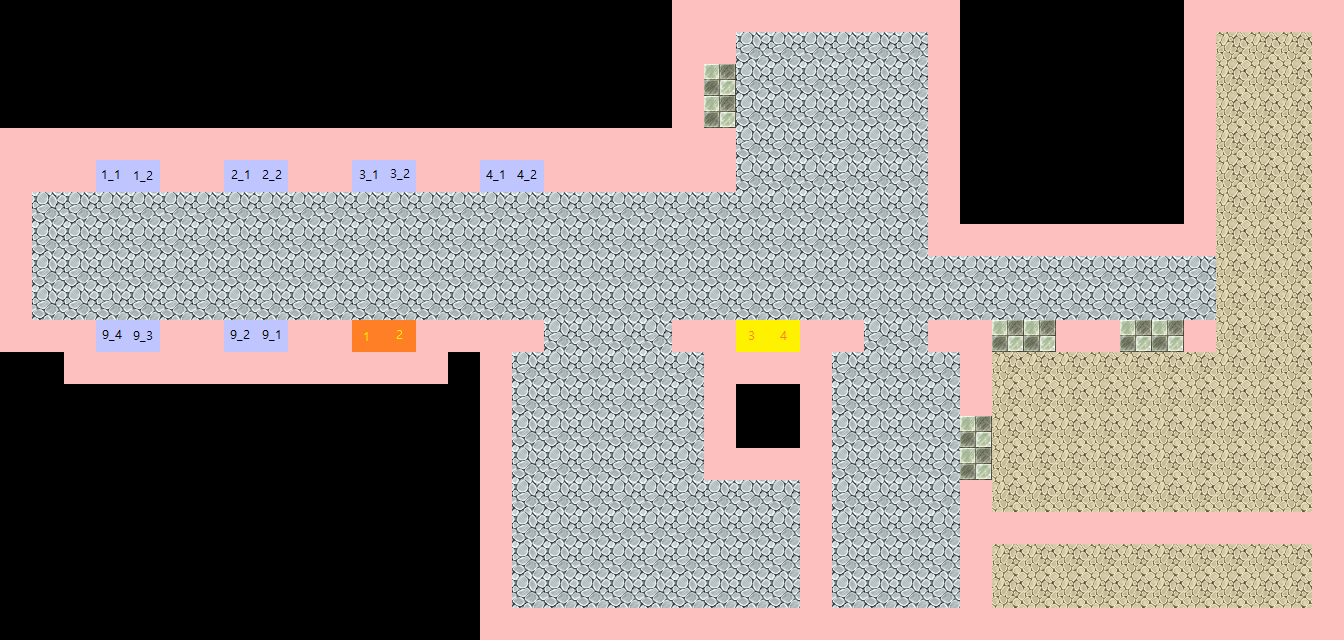

Rendered tile map (Tiled .tmx) drawn with the repository's tilesets; below, a short description and the map source with its tile grids summarised:
An orthogonal 42x20 tile map with 32x32 px tiles, 3 tile layers (Background, Items, MetaInfo), 2 tilesets and 19 objects (003_01, 005_01, 001_01, 004_01, 002_01, ...).

<map version="1.2" tiledversion="1.2.2" orientation="orthogonal" renderorder="right-down" width="42" height="20" tilewidth="32" tileheight="32" infinite="0" nextlayerid="5" nextobjectid="137">
 <tileset firstgid="1" name="Meta" tilewidth="32" tileheight="32" spacing="1" margin="1" tilecount="60" columns="12">
  <image source="metaset.png" width="397" height="166" />
  <tile id="0">
   <properties>
    <property name="Wall" value="YES" />
   </properties>
  </tile>
  <tile id="1">
   <properties>
    <property name="Items" value="YES" />
   </properties>
  </tile>
  <tile id="2">
   <properties>
    <property name="Destination" value="TileMaps/LectureRoom_801.tmx" />
    <property name="Entrance" value="YES" />
   </properties>
  </tile>
  <tile id="3">
   <properties>
    <property name="Destination" value="TileMaps/LectureRoom_802.tmx" />
    <property name="Entrance" value="YES" />
   </properties>
  </tile>
  <tile id="4">
   <properties>
    <property name="Destination" value="TileMaps/LectureRoom_803.tmx" />
    <property name="Entrance" value="YES" />
   </properties>
  </tile>
  <tile id="5">
   <properties>
    <property name="Destination" value="TileMaps/LectureRoom_804.tmx" />
    <property name="Entrance" value="YES" />
   </properties>
  </tile>
  <tile id="12">
   <properties>
    <property name="Code" value="1" />
    <property name="Destination" value="001" />
    <property name="Entrance" value="YES" />
   </properties>
  </tile>
  <tile id="13">
   <properties>
    <property name="Code" value="1" />
    <property name="Destination" value="002" />
    <property name="Entrance" value="YES" />
   </properties>
  </tile>
  <tile id="14">
   <properties>
    <property name="Code" value="1" />
    <property name="Destination" value="003" />
    <property name="Entrance" value="YES" />
   </properties>
  </tile>
  <tile id="15">
   <properties>
    <property name="Code" value="1" />
    <property name="Destination" value="004" />
    <property name="Entrance" value="YES" />
   </properties>
  </tile>
  <tile id="16">
   <properties>
    <property name="Code" value="1" />
    <property name="Destination" value="005" />
    <property name="Entrance" value="YES" />
   </properties>
  </tile>
  <tile id="17">
   <properties>
    <property name="Code" value="1" />
    <property name="Destination" value="006" />
    <property name="Entrance" value="YES" />
   </properties>
  </tile>
  <tile id="18">
   <properties>
    <property name="Code" value="1" />
    <property name="Destination" value="007" />
    <property name="Entrance" value="YES" />
   </properties>
  </tile>
  <tile id="19">
   <properties>
    <property name="Code" value="1" />
    <property name="Destination" value="008" />
    <property name="Entrance" value="YES" />
   </properties>
  </tile>
  <tile id="20">
   <properties>
    <property name="Code" value="1" />
    <property name="Destination" value="009" />
    <property name="Entrance" value="YES" />
   </properties>
  </tile>
  <tile id="21">
   <properties>
    <property name="Code" value="1" />
   </properties>
  </tile>
  <tile id="24">
   <properties>
    <property name="Code" value="2" />
    <property name="Destination" value="001" />
    <property name="Entrance" value="YES" />
   </properties>
  </tile>
  <tile id="25">
   <properties>
    <property name="Code" value="2" />
    <property name="Destination" value="002" />
    <property name="Entrance" value="YES" />
   </properties>
  </tile>
  <tile id="26">
   <properties>
    <property name="Code" value="2" />
    <property name="Destination" value="003" />
    <property name="Entrance" value="YES" />
   </properties>
  </tile>
  <tile id="27">
   <properties>
    <property name="Code" value="2" />
    <property name="Destination" value="004" />
    <property name="Entrance" value="YES" />
   </properties>
  </tile>
  <tile id="28">
   <properties>
    <property name="Code" value="2" />
    <property name="Destination" value="005" />
    <property name="Entrance" value="YES" />
   </properties>
  </tile>
  <tile id="29">
   <properties>
    <property name="Code" value="2" />
    <property name="Destination" value="006" />
    <property name="Entrance" value="YES" />
   </properties>
  </tile>
  <tile id="30">
   <properties>
    <property name="Code" value="2" />
    <property name="Destination" value="007" />
    <property name="Entrance" value="YES" />
   </properties>
  </tile>
  <tile id="31">
   <properties>
    <property name="Code" value="2" />
    <property name="Destination" value="008" />
    <property name="Entrance" value="YES" />
   </properties>
  </tile>
  <tile id="32">
   <properties>
    <property name="Code" value="2" />
    <property name="Destination" value="009" />
    <property name="Entrance" value="YES" />
   </properties>
  </tile>
  <tile id="33">
   <properties>
    <property name="Code" value="2" />
   </properties>
  </tile>
  <tile id="36">
   <properties>
    <property name="Code" value="1" />
    <property name="Destination" value="toiret" />
    <property name="Entrance" value="YES" />
   </properties>
  </tile>
  <tile id="37">
   <properties>
    <property name="Code" value="1" />
    <property name="Destination" value="stair" />
    <property name="Entrance" value="YES" />
   </properties>
  </tile>
  <tile id="38">
   <properties>
    <property name="Code" value="3" />
   </properties>
  </tile>
  <tile id="39">
   <properties>
    <property name="Code" value="3" />
   </properties>
  </tile>
  <tile id="40">
   <properties>
    <property name="Code" value="3" />
    <property name="Destination" value="005" />
    <property name="Entrance" value="YES" />
   </properties>
  </tile>
  <tile id="41">
   <properties>
    <property name="Code" value="3" />
    <property name="Destination" value="006" />
    <property name="Entrance" value="YES" />
   </properties>
  </tile>
  <tile id="42">
   <properties>
    <property name="Code" value="3" />
    <property name="Destination" value="007" />
    <property name="Entrance" value="YES" />
   </properties>
  </tile>
  <tile id="43">
   <properties>
    <property name="Code" value="3" />
   </properties>
  </tile>
  <tile id="44">
   <properties>
    <property name="Code" value="3" />
    <property name="Destination" value="009" />
    <property name="Entrance" value="YES" />
   </properties>
  </tile>
  <tile id="45">
   <properties>
    <property name="Code" value="3" />
   </properties>
  </tile>
  <tile id="48">
   <properties>
    <property name="Code" value="2" />
    <property name="Destination" value="toiret" />
    <property name="Entrance" value="YES" />
   </properties>
  </tile>
  <tile id="49">
   <properties>
    <property name="Code" value="2" />
    <property name="Destination" value="stair" />
    <property name="Entrance" value="YES" />
   </properties>
  </tile>
  <tile id="50">
   <properties>
    <property name="Code" value="4" />
   </properties>
  </tile>
  <tile id="51">
   <properties>
    <property name="Code" value="4" />
   </properties>
  </tile>
  <tile id="52">
   <properties>
    <property name="Code" value="4" />
    <property name="Destination" value="005" />
    <property name="Entrance" value="YES" />
   </properties>
  </tile>
  <tile id="53">
   <properties>
    <property name="Code" value="4" />
    <property name="Destination" value="006" />
    <property name="Entrance" value="YES" />
   </properties>
  </tile>
  <tile id="54">
   <properties>
    <property name="Code" value="4" />
    <property name="Destination" value="007" />
    <property name="Entrance" value="YES" />
   </properties>
  </tile>
  <tile id="55">
   <properties>
    <property name="Code" value="4" />
   </properties>
  </tile>
  <tile id="56">
   <properties>
    <property name="Code" value="4" />
    <property name="Destination" value="009" />
    <property name="Entrance" value="YES" />
   </properties>
  </tile>
  <tile id="57">
   <properties>
    <property name="Code" value="4" />
   </properties>
  </tile>
 </tileset>
 <tileset firstgid="61" name="RPGmaker tile" tilewidth="32" tileheight="32" tilecount="2016" columns="32">
  <image source="RPGmaker tile.png" width="1024" height="2016" />
 </tileset>
 <layer id="1" name="Background" width="42" height="20">
  <properties>
   <property name="Address" value="TileMaps/KonyangUniv.Daejeon/JukhunDigitalFacilitie/floor_01/" />
  </properties>
  <data>[840 cells, 541 non-empty, 6 distinct tile ids]</data>
 </layer>
 <objectgroup id="2" name="Objects">
  <properties>
   <property name="Name" value="죽헌정보관 1층" />
   <property name="Place" value="floor" />
  </properties>
  <object id="75" name="003_01" x="352" y="160" width="32" height="32" />
  <object id="76" name="005_01" x="704" y="96" width="32" height="32" />
  <object id="77" name="001_01" x="96" y="160" width="32" height="32" />
  <object id="79" name="004_01" x="480" y="160" width="32" height="32" />
  <object id="80" name="002_01" x="224" y="160" width="32" height="32" />
  <object id="81" name="SpawnPoint" x="544" y="256" width="32" height="32" />
  <object id="82" name="001_02" x="128" y="160" width="32" height="32" />
  <object id="83" name="002_02" x="256" y="160" width="32" height="32" />
  <object id="84" name="003_02" x="384" y="160" width="32" height="32" />
  <object id="85" name="004_02" x="512" y="160" width="32" height="32" />
  <object id="86" name="005_02" x="704" y="64" width="32" height="32" />
  <object id="98" name="stair_01" x="736" y="320" width="32" height="32" />
  <object id="99" name="stair_02" x="768" y="320" width="32" height="32" />
  <object id="100" name="009_01" x="256" y="320" width="32" height="32" />
  <object id="101" name="009_02" x="224" y="320" width="32" height="32" />
  <object id="102" name="009_03" x="128" y="320" width="32" height="32" />
  <object id="103" name="009_04" x="96" y="320" width="32" height="32" />
  <object id="104" name="toiret_01" x="352" y="320" width="32" height="32" />
  <object id="105" name="toiret_02" x="384" y="320" width="32" height="32" />
 </objectgroup>
 <layer id="3" name="Items" width="42" height="20">
  <data>[840 cells, 0 non-empty, 0 distinct tile ids]</data>
 </layer>
 <layer id="4" name="MetaInfo" width="42" height="20">
  <data>[840 cells, 214 non-empty, 17 distinct tile ids]</data>
 </layer>
</map>
